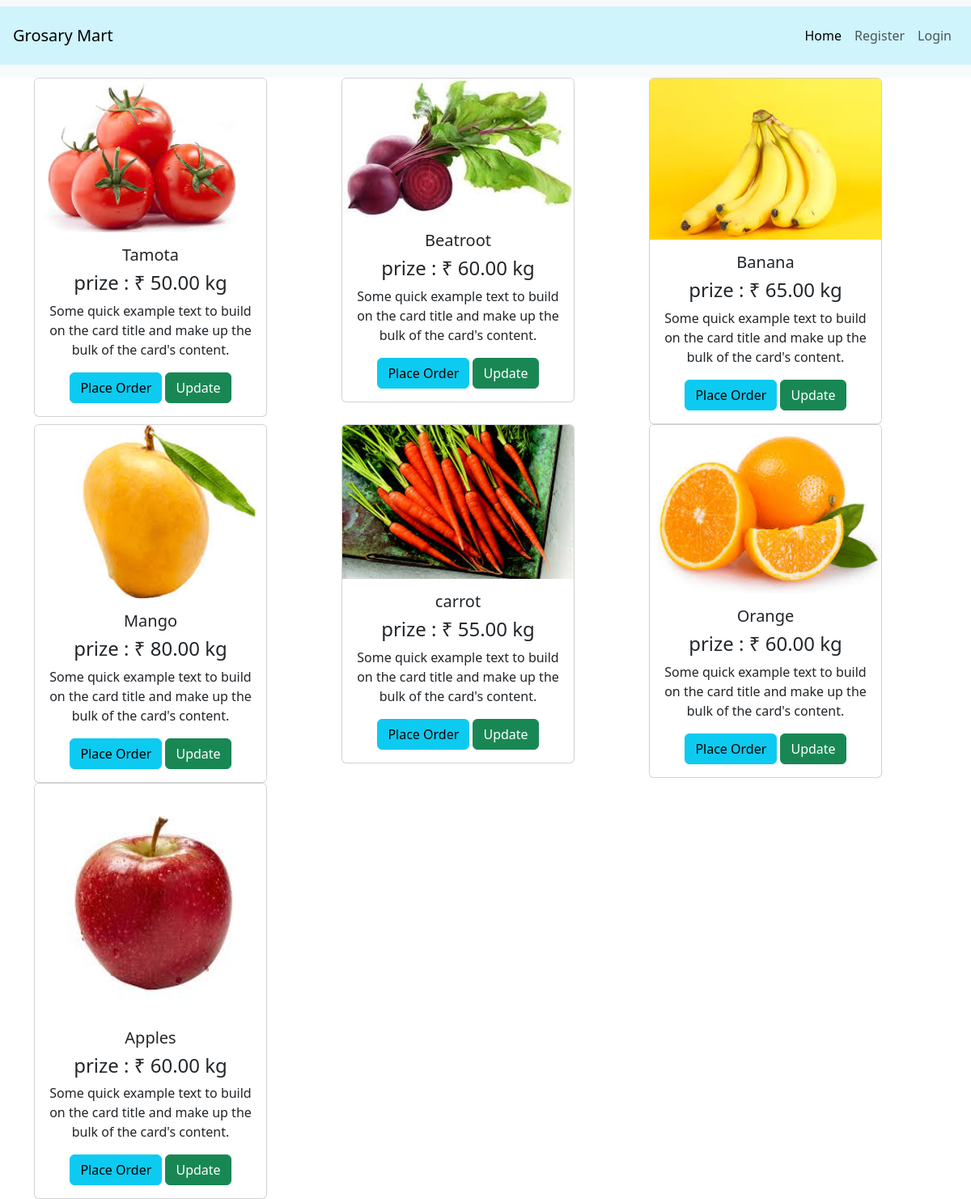
Page /grosary/grosary-list/ on the committed database.
### grosary/models.py (models this page shows, shortened)
class Grosary(models.Model):
    user = models.ForeignKey(User, on_delete=models.CASCADE)
    grosary_name = models.CharField(max_length=20)
    image = models.ImageField(upload_to='profile_picture')
    prize = models.DecimalField(max_digits=10, decimal_places=2)
    create_at = models.DateTimeField(auto_now_add=True)
    update_at = models.DateTimeField(auto_now=True)

### grosary/views.py (the view)
# urls.py: path('grosary-list/', grosary_list_view),
def grosary_list_view(request):
    grosary = Grosary.objects.all()
    return render(request, 'grosaries_templates/grosary_list.html', {'grosaries':grosary})

### templates/grosaries_templates/grosary_list.html (shortened to what this page needs)
{% extends 'base.html' %}
{% block content %}
<div class="container text-center">
    <div class="row">
        {% for grosary in grosaries %}
      <div class="col">
        <div class="card" style="width: 18rem;">
            <a href="/grosary/grosary-details/{{grosary.id}}/"><img src="{{grosary.image.url}}" class="card-img-top" alt="..."></a>
            <div class="card-body">
              <h5 class="card-title">{{grosary.grosary_name}}</h5>
              <h4 class="card-title">prize :  ₹ {{grosary.prize}} kg</h4>
              <p class="card-text">Some quick example text to build on the card title and make up the bulk of the card's content.</p>
              <form action="/grosary/place-order/" method="post">
                <input type="submit" class="btn btn-info" value="Place Order">
                <a class="btn btn-success" href="/grosary/grosary-update/{{grosary.id}}/">Update</a>
              </form>
            </div>
        </div>
      </div>
      {% endfor %}
    </div>
</div>
{% endblock %}

### templates/base.html (shortened to what this page needs)
<!DOCTYPE html>
<html lang="en">
<head>
    <link href="https://cdn.jsdelivr.net/npm/bootstrap@5.3.3/dist/css/bootstrap.min.css" rel="stylesheet">
</head>
<body>
    {% include 'templates_block/navbar.html' %}
    {% block content %}
    {% endblock %}
</body>
</html>

### templates/templates_block/navbar.html (shortened to what this page needs)
<nav class="navbar navbar-expand-lg bg-body-tertiary">
    <div class="container-fluid  p-3 mb-2 bg-info-subtle text-info-emphasis">
      <a class="navbar-brand" href="#">Grosary Mart</a>
      <div class="collapse navbar-collapse" id="navbarSupportedContent">
        <ul class="navbar-nav ms-auto mb-2 mb-lg-0">
          <li class="nav-item">
            <a class="nav-link active" aria-current="page" href="/grosary/grosary-list/">Home</a>
          </li>
          {% if request.user.is_authenticated %}
          <li class="nav-item">
            <a class="nav-link" href="/grosary/create-grosary/"> Create Grosary</a>
          </li>
          <li class="nav-item">
            <a class="nav-link" href="/grosary/grosary-list/">Grosary List</a>
          </li>
          <li class="nav-item">
            <a class="nav-link" href="/grosary/my-order-list/">My Order</a>
          </li>
          <li class="nav-item">
            <a class="nav-link" href="/users/logout-user/">Logout</a>
          </li>
          <li class="nav-item">
            <a class="nav-link" href="/">search</a>
          </li>
          {% else %}
          <li class="nav-item">
            <a class="nav-link" href="/users/register-users/">Register</a>
          </li>
          <li class="nav-item">
            <a class="nav-link" href="/users/login-users/">Login</a>
          </li>
          {% endif %}
        </ul>
      </div>
    </div>
  </nav>

### rows in the picture
Grosary: image (picture), grosary_name "Tamota", prize "50.00"
Grosary: image (picture), grosary_name "Beatroot", prize "60.00"
Grosary: image (picture), grosary_name "Banana", prize "65.00"
Grosary: image (picture), grosary_name "Mango", prize "80.00"
Grosary: image (picture), grosary_name "carrot", prize "55.00"
Grosary: image (picture), grosary_name "Orange", prize "60.00"
Grosary: image (picture), grosary_name "Apples", prize "60.00"
